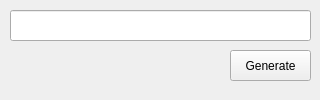
<?xml version="1.0" encoding="UTF-8"?>
<ui version="4.0">
 <class>Form</class>
 <widget class="QWidget" name="Form">
  <property name="geometry">
   <rect>
    <x>0</x>
    <y>0</y>
    <width>320</width>
    <height>100</height>
   </rect>
  </property>
  <property name="sizePolicy">
   <sizepolicy hsizetype="Fixed" vsizetype="Fixed">
    <horstretch>0</horstretch>
    <verstretch>0</verstretch>
   </sizepolicy>
  </property>
  <property name="minimumSize">
   <size>
    <width>320</width>
    <height>100</height>
   </size>
  </property>
  <property name="maximumSize">
   <size>
    <width>320</width>
    <height>100</height>
   </size>
  </property>
  <property name="windowTitle">
   <string>TTs App</string>
  </property>
  <widget class="QPushButton" name="btnQrGen">
   <property name="geometry">
    <rect>
     <x>230</x>
     <y>50</y>
     <width>81</width>
     <height>31</height>
    </rect>
   </property>
   <property name="text">
    <string>Generate</string>
   </property>
  </widget>
  <widget class="QLineEdit" name="txtQrData">
   <property name="geometry">
    <rect>
     <x>10</x>
     <y>10</y>
     <width>301</width>
     <height>31</height>
    </rect>
   </property>
  </widget>
 </widget>
 <resources/>
 <connections/>
</ui>
